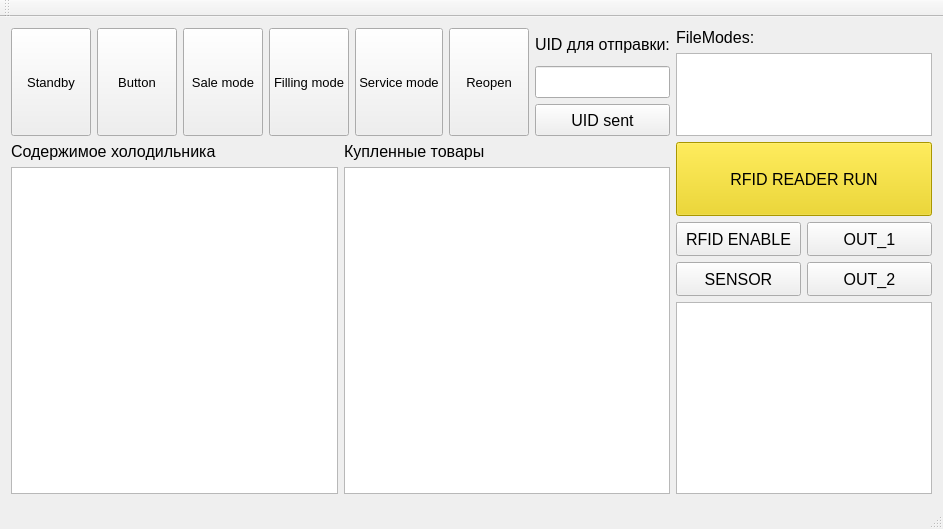
<?xml version="1.0" encoding="UTF-8"?>
<ui version="4.0">
 <class>TestQT</class>
 <widget class="QMainWindow" name="TestQT">
  <property name="geometry">
   <rect>
    <x>0</x>
    <y>0</y>
    <width>910</width>
    <height>529</height>
   </rect>
  </property>
  <property name="font">
   <font>
    <family>Ubuntu</family>
    <pointsize>12</pointsize>
   </font>
  </property>
  <property name="windowTitle">
   <string>TestQT</string>
  </property>
  <widget class="QWidget" name="centralWidget">
   <layout class="QGridLayout" name="gridLayout_4">
    <item row="0" column="0" colspan="2">
     <layout class="QGridLayout" name="gridLayout_3">
      <property name="sizeConstraint">
       <enum>QLayout::SetMinimumSize</enum>
      </property>
      <item row="0" column="0">
       <layout class="QHBoxLayout" name="horizontalLayout">
        <property name="sizeConstraint">
         <enum>QLayout::SetDefaultConstraint</enum>
        </property>
        <item>
         <widget class="QPushButton" name="pushButton_Standby">
          <property name="sizePolicy">
           <sizepolicy hsizetype="Preferred" vsizetype="Minimum">
            <horstretch>0</horstretch>
            <verstretch>0</verstretch>
           </sizepolicy>
          </property>
          <property name="font">
           <font>
            <pointsize>10</pointsize>
           </font>
          </property>
          <property name="text">
           <string>Standby</string>
          </property>
         </widget>
        </item>
        <item>
         <widget class="QPushButton" name="pushButton_TestButton">
          <property name="sizePolicy">
           <sizepolicy hsizetype="Preferred" vsizetype="Minimum">
            <horstretch>0</horstretch>
            <verstretch>0</verstretch>
           </sizepolicy>
          </property>
          <property name="font">
           <font>
            <pointsize>10</pointsize>
           </font>
          </property>
          <property name="text">
           <string>Button</string>
          </property>
         </widget>
        </item>
        <item>
         <widget class="QPushButton" name="pushButton_SaleMode">
          <property name="sizePolicy">
           <sizepolicy hsizetype="Preferred" vsizetype="Minimum">
            <horstretch>0</horstretch>
            <verstretch>0</verstretch>
           </sizepolicy>
          </property>
          <property name="font">
           <font>
            <pointsize>10</pointsize>
           </font>
          </property>
          <property name="text">
           <string>Sale mode</string>
          </property>
         </widget>
        </item>
        <item>
         <widget class="QPushButton" name="pushButtonFillingMode">
          <property name="sizePolicy">
           <sizepolicy hsizetype="Preferred" vsizetype="Minimum">
            <horstretch>0</horstretch>
            <verstretch>0</verstretch>
           </sizepolicy>
          </property>
          <property name="font">
           <font>
            <pointsize>10</pointsize>
           </font>
          </property>
          <property name="text">
           <string>Filling mode</string>
          </property>
         </widget>
        </item>
        <item>
         <widget class="QPushButton" name="pushButton_ServiceMode">
          <property name="sizePolicy">
           <sizepolicy hsizetype="Preferred" vsizetype="Minimum">
            <horstretch>0</horstretch>
            <verstretch>0</verstretch>
           </sizepolicy>
          </property>
          <property name="font">
           <font>
            <pointsize>10</pointsize>
           </font>
          </property>
          <property name="text">
           <string>Service mode</string>
          </property>
         </widget>
        </item>
        <item>
         <widget class="QPushButton" name="pushButton_ServiceMode_2">
          <property name="sizePolicy">
           <sizepolicy hsizetype="Preferred" vsizetype="Minimum">
            <horstretch>0</horstretch>
            <verstretch>0</verstretch>
           </sizepolicy>
          </property>
          <property name="font">
           <font>
            <pointsize>10</pointsize>
           </font>
          </property>
          <property name="text">
           <string>Reopen</string>
          </property>
         </widget>
        </item>
       </layout>
      </item>
      <item row="0" column="1">
       <layout class="QHBoxLayout" name="horizontalLayout_2">
        <item>
         <layout class="QVBoxLayout" name="verticalLayout">
          <item>
           <widget class="QLabel" name="label_6">
            <property name="sizePolicy">
             <sizepolicy hsizetype="Preferred" vsizetype="Minimum">
              <horstretch>0</horstretch>
              <verstretch>0</verstretch>
             </sizepolicy>
            </property>
            <property name="text">
             <string>UID для отправки:</string>
            </property>
           </widget>
          </item>
          <item>
           <widget class="QLineEdit" name="lineEdit">
            <property name="sizePolicy">
             <sizepolicy hsizetype="Expanding" vsizetype="Minimum">
              <horstretch>0</horstretch>
              <verstretch>0</verstretch>
             </sizepolicy>
            </property>
           </widget>
          </item>
          <item>
           <widget class="QPushButton" name="pushButton_UID_Sent">
            <property name="sizePolicy">
             <sizepolicy hsizetype="Minimum" vsizetype="Minimum">
              <horstretch>0</horstretch>
              <verstretch>0</verstretch>
             </sizepolicy>
            </property>
            <property name="text">
             <string>UID sent</string>
            </property>
           </widget>
          </item>
         </layout>
        </item>
       </layout>
      </item>
      <item row="0" column="2">
       <layout class="QVBoxLayout" name="verticalLayout_6">
        <item>
         <widget class="QLabel" name="label_5">
          <property name="sizePolicy">
           <sizepolicy hsizetype="Fixed" vsizetype="Minimum">
            <horstretch>0</horstretch>
            <verstretch>0</verstretch>
           </sizepolicy>
          </property>
          <property name="text">
           <string>FileModes:</string>
          </property>
         </widget>
        </item>
        <item>
         <widget class="QTextBrowser" name="textBrowser_4">
          <property name="enabled">
           <bool>true</bool>
          </property>
          <property name="sizePolicy">
           <sizepolicy hsizetype="Minimum" vsizetype="Minimum">
            <horstretch>7</horstretch>
            <verstretch>6</verstretch>
           </sizepolicy>
          </property>
          <property name="minimumSize">
           <size>
            <width>0</width>
            <height>69</height>
           </size>
          </property>
          <property name="maximumSize">
           <size>
            <width>16777212</width>
            <height>83</height>
           </size>
          </property>
          <property name="font">
           <font>
            <pointsize>10</pointsize>
           </font>
          </property>
         </widget>
        </item>
       </layout>
      </item>
     </layout>
    </item>
    <item row="1" column="0">
     <layout class="QGridLayout" name="gridLayout_2">
      <item row="0" column="0">
       <widget class="QLabel" name="label_10">
        <property name="sizePolicy">
         <sizepolicy hsizetype="Maximum" vsizetype="Preferred">
          <horstretch>0</horstretch>
          <verstretch>0</verstretch>
         </sizepolicy>
        </property>
        <property name="text">
         <string>Содержимое холодильника</string>
        </property>
       </widget>
      </item>
      <item row="0" column="1">
       <widget class="QLabel" name="label_11">
        <property name="sizePolicy">
         <sizepolicy hsizetype="Maximum" vsizetype="Preferred">
          <horstretch>0</horstretch>
          <verstretch>0</verstretch>
         </sizepolicy>
        </property>
        <property name="text">
         <string>Купленные товары</string>
        </property>
       </widget>
      </item>
      <item row="1" column="0">
       <widget class="QTextBrowser" name="textBrowser_2">
        <property name="sizePolicy">
         <sizepolicy hsizetype="MinimumExpanding" vsizetype="Expanding">
          <horstretch>0</horstretch>
          <verstretch>0</verstretch>
         </sizepolicy>
        </property>
        <property name="font">
         <font>
          <family>Ubuntu Mono</family>
          <pointsize>12</pointsize>
          <weight>50</weight>
          <italic>false</italic>
          <bold>false</bold>
         </font>
        </property>
        <property name="html">
         <string>&lt;!DOCTYPE HTML PUBLIC &quot;-//W3C//DTD HTML 4.0//EN&quot; &quot;http://www.w3.org/TR/REC-html40/strict.dtd&quot;&gt;
&lt;html&gt;&lt;head&gt;&lt;meta name=&quot;qrichtext&quot; content=&quot;1&quot; /&gt;&lt;style type=&quot;text/css&quot;&gt;
p, li { white-space: pre-wrap; }
&lt;/style&gt;&lt;/head&gt;&lt;body style=&quot; font-family:'Ubuntu Mono'; font-size:12pt; font-weight:400; font-style:normal;&quot;&gt;
&lt;p style=&quot;-qt-paragraph-type:empty; margin-top:0px; margin-bottom:0px; margin-left:0px; margin-right:0px; -qt-block-indent:0; text-indent:0px; font-family:'Ubuntu Mono'; font-size:15pt;&quot;&gt;&lt;br /&gt;&lt;/p&gt;&lt;/body&gt;&lt;/html&gt;</string>
        </property>
       </widget>
      </item>
      <item row="1" column="1">
       <widget class="QTextBrowser" name="textBrowser_3">
        <property name="sizePolicy">
         <sizepolicy hsizetype="MinimumExpanding" vsizetype="Expanding">
          <horstretch>0</horstretch>
          <verstretch>0</verstretch>
         </sizepolicy>
        </property>
        <property name="font">
         <font>
          <family>Ubuntu Mono</family>
          <pointsize>12</pointsize>
          <weight>50</weight>
          <italic>false</italic>
          <bold>false</bold>
         </font>
        </property>
        <property name="html">
         <string>&lt;!DOCTYPE HTML PUBLIC &quot;-//W3C//DTD HTML 4.0//EN&quot; &quot;http://www.w3.org/TR/REC-html40/strict.dtd&quot;&gt;
&lt;html&gt;&lt;head&gt;&lt;meta name=&quot;qrichtext&quot; content=&quot;1&quot; /&gt;&lt;style type=&quot;text/css&quot;&gt;
p, li { white-space: pre-wrap; }
&lt;/style&gt;&lt;/head&gt;&lt;body style=&quot; font-family:'Ubuntu Mono'; font-size:12pt; font-weight:400; font-style:normal;&quot;&gt;
&lt;p style=&quot;-qt-paragraph-type:empty; margin-top:0px; margin-bottom:0px; margin-left:0px; margin-right:0px; -qt-block-indent:0; text-indent:0px; font-family:'Ubuntu Mono'; font-size:14pt;&quot;&gt;&lt;br /&gt;&lt;/p&gt;&lt;/body&gt;&lt;/html&gt;</string>
        </property>
       </widget>
      </item>
     </layout>
    </item>
    <item row="1" column="1">
     <layout class="QVBoxLayout" name="verticalLayout_3">
      <item>
       <layout class="QVBoxLayout" name="verticalLayout_2">
        <item>
         <widget class="QPushButton" name="pushButton_3">
          <property name="sizePolicy">
           <sizepolicy hsizetype="Minimum" vsizetype="Minimum">
            <horstretch>0</horstretch>
            <verstretch>0</verstretch>
           </sizepolicy>
          </property>
          <property name="styleSheet">
           <string notr="true">background-color: rgb(237, 212, 0);</string>
          </property>
          <property name="text">
           <string>RFID READER RUN</string>
          </property>
         </widget>
        </item>
        <item>
         <layout class="QGridLayout" name="gridLayout">
          <item row="0" column="0">
           <widget class="QPushButton" name="pushButton_8">
            <property name="sizePolicy">
             <sizepolicy hsizetype="Minimum" vsizetype="Minimum">
              <horstretch>0</horstretch>
              <verstretch>0</verstretch>
             </sizepolicy>
            </property>
            <property name="text">
             <string>RFID ENABLE</string>
            </property>
           </widget>
          </item>
          <item row="0" column="1">
           <widget class="QPushButton" name="pushButton_9">
            <property name="sizePolicy">
             <sizepolicy hsizetype="Minimum" vsizetype="Minimum">
              <horstretch>0</horstretch>
              <verstretch>0</verstretch>
             </sizepolicy>
            </property>
            <property name="text">
             <string>OUT_1</string>
            </property>
           </widget>
          </item>
          <item row="1" column="0">
           <widget class="QPushButton" name="pushButton_2">
            <property name="sizePolicy">
             <sizepolicy hsizetype="Minimum" vsizetype="Minimum">
              <horstretch>0</horstretch>
              <verstretch>0</verstretch>
             </sizepolicy>
            </property>
            <property name="text">
             <string>SENSOR</string>
            </property>
           </widget>
          </item>
          <item row="1" column="1">
           <widget class="QPushButton" name="pushButton">
            <property name="sizePolicy">
             <sizepolicy hsizetype="Minimum" vsizetype="Minimum">
              <horstretch>0</horstretch>
              <verstretch>0</verstretch>
             </sizepolicy>
            </property>
            <property name="text">
             <string>OUT_2</string>
            </property>
           </widget>
          </item>
         </layout>
        </item>
       </layout>
      </item>
      <item>
       <widget class="QTextBrowser" name="textBrowser">
        <property name="sizePolicy">
         <sizepolicy hsizetype="Minimum" vsizetype="Preferred">
          <horstretch>0</horstretch>
          <verstretch>0</verstretch>
         </sizepolicy>
        </property>
        <property name="font">
         <font>
          <pointsize>14</pointsize>
         </font>
        </property>
       </widget>
      </item>
     </layout>
    </item>
   </layout>
  </widget>
  <widget class="QMenuBar" name="menuBar">
   <property name="geometry">
    <rect>
     <x>0</x>
     <y>0</y>
     <width>910</width>
     <height>24</height>
    </rect>
   </property>
  </widget>
  <widget class="QToolBar" name="mainToolBar">
   <attribute name="toolBarArea">
    <enum>TopToolBarArea</enum>
   </attribute>
   <attribute name="toolBarBreak">
    <bool>false</bool>
   </attribute>
  </widget>
  <widget class="QStatusBar" name="statusBar"/>
 </widget>
 <layoutdefault spacing="6" margin="11"/>
 <resources/>
 <connections/>
</ui>
